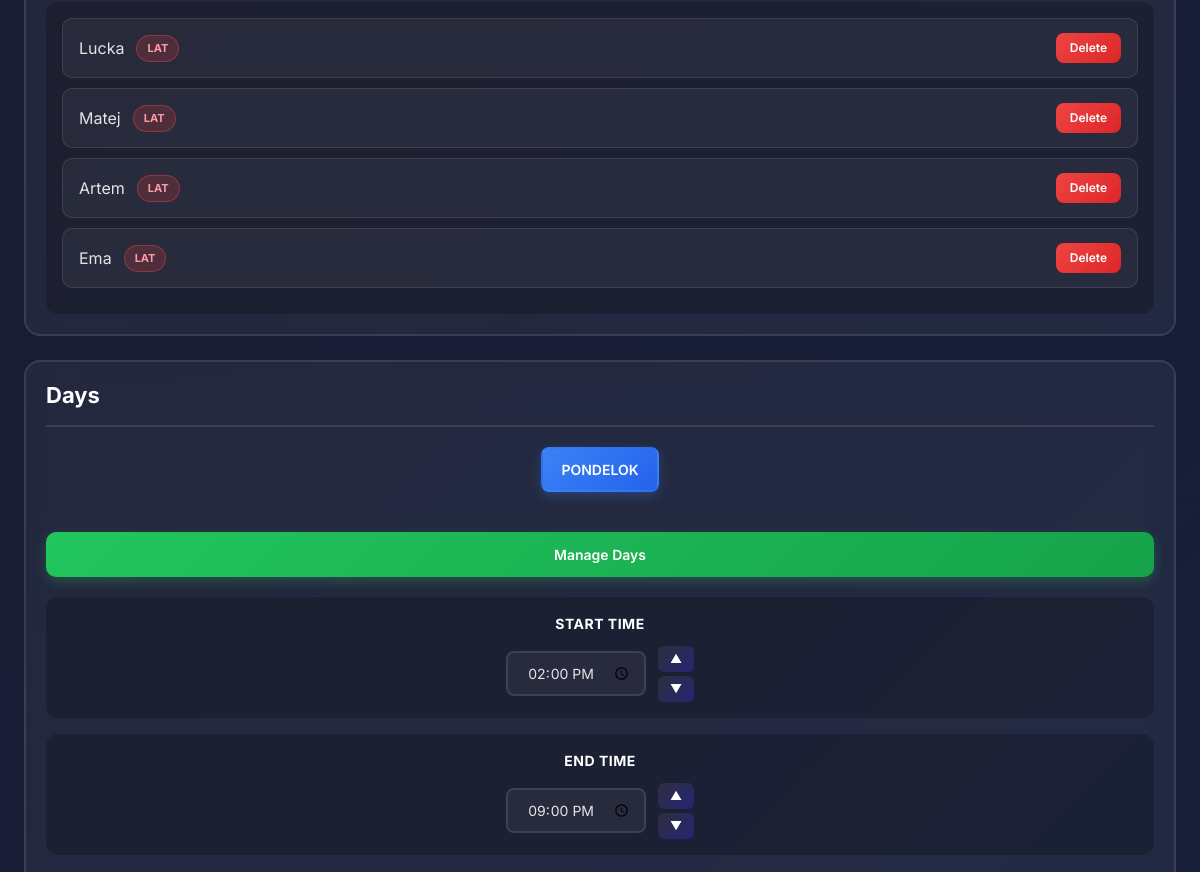
Page /club/16/ (signed in, middle part) on the earlier database version.
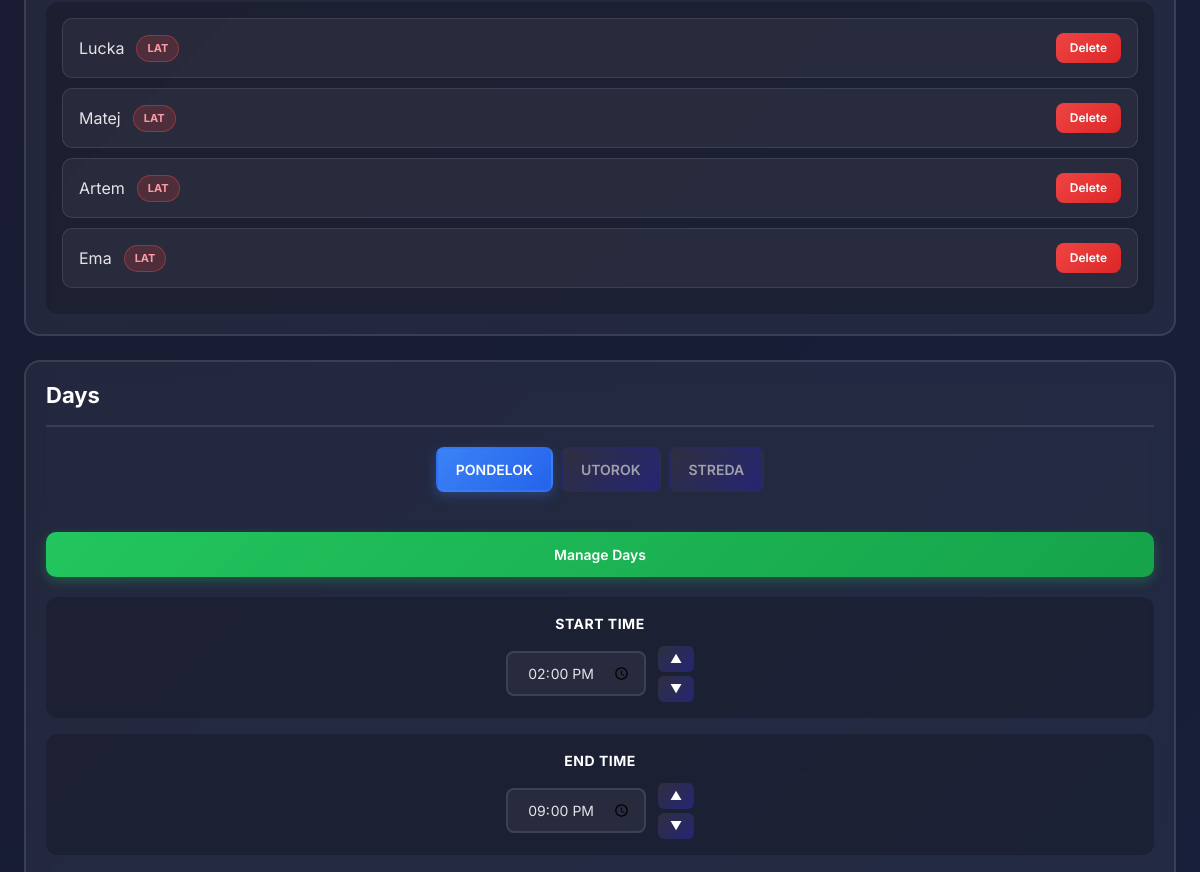
Same page on the later database version.
### main/models.py (models this page shows, shortened)
class Trainer(models.Model):
    club = models.ForeignKey(Club, on_delete=models.CASCADE, related_name='trainer', null=True, blank=True)
    user = models.ForeignKey(User, on_delete=models.CASCADE, related_name='trainer')
    name = models.CharField(max_length = 200)
    group_lesson = models.ManyToManyField('GroupLesson', related_name='trainer', blank=True)
    start_time = models.TimeField()
    end_time = models.TimeField()
    focus = models.CharField(max_length=10, default="S&L")

class Day(models.Model):
    club = models.ForeignKey(Club, on_delete=models.CASCADE, related_name="day", blank=True, null=True)
    user = models.ForeignKey(User, on_delete=models.CASCADE, related_name='day')
    name = models.CharField(max_length=200)
    couples = models.ManyToManyField('Couple', related_name='days', blank=True)
    start_time = models.TimeField(default=time(8,0))
    end_time = models.TimeField(default=time(21,0))
    trainers = models.ManyToManyField('Trainer', related_name='day', blank=True)

### main/views.py (the view)
# urls.py: path('', views.couples_groups, name='home'),
@login_required
def couples_groups(request, club_id):
    trainers = request.user.trainer.all() # get all trainers from database
    groups = request.user.owned_groups.all()
    days = request.user.day.all()
    club = get_object_or_404(Club, id=club_id, club_owner=request.user)
    return render(request, 'calendar_view.html', {'groups':groups, 'trainers':trainers, 'days':days, 'club':club})

### main/templatetags/availability_tags.py (called while the page is built)
@register.filter
def trainer_start_for_day(day, trainer):
    try:
        availability = TrainerDayAvailability.objects.get(day=day, trainer=trainer)
        return availability.start_time
    except TrainerDayAvailability.DoesNotExist:
        return day.start_time

@register.filter
def trainer_end_for_day(day, trainer):
    try:
        availability = TrainerDayAvailability.objects.get(day=day, trainer=trainer)
        return availability.end_time
    except TrainerDayAvailability.DoesNotExist:
        return day.end_time

### main/templates/calendar_view.html (shortened to what the changed rows need)
<!DOCTYPE html>
{% load availability_tags %}
<html lang="en">
<head>
    <link href="https://cdn.jsdelivr.net/npm/bootstrap@5.3.0/dist/css/bootstrap.min.css" rel="stylesheet">
</head>
<body>
    <div class="main-container">
        <div class="left-section">
            <div class="panel">
                <div class="couples-list" style="margin-top: 20px;">
                    {% for trainer in trainers %}
                    <div class="couple-item">
                        <div>
                            <span class="editable-trainer" contenteditable="true"
                                  data-trainer-id="{{ trainer.id }}"
                                  data-original="{{ trainer.name }}"
                                  data-club-id="{{club.id}}"
                                  title="Click to edit; Enter to save">{{ trainer.name }}</span>
                            {% if trainer.focus %}
                                {% if trainer.focus|upper == "STT" %}
                                    <span class="focus-badge focus-stt editable-trainer-focus"
                                          contenteditable="true"
                                          data-trainer-id="{{ trainer.id }}"
                                          data-club-id="{{club.id}}"
                                          data-original="{{ trainer.focus }}"
                                          title="Click to edit; Enter to save">{{ trainer.focus }}</span>
                                {% elif trainer.focus|upper == "LAT" %}
                                    <span class="focus-badge focus-lat editable-trainer-focus"
                                          contenteditable="true"
                                          data-trainer-id="{{ trainer.id }}"
                                          data-club-id="{{club.id}}"
                                          data-original="{{ trainer.focus }}"
                                          title="Click to edit; Enter to save">{{ trainer.focus }}</span>
                                {% endif %}
                            {% endif %}
                        </div>
                        <form method="POST" action="{% url 'delete_trainer' trainer_id=trainer.id club_id=club.id%}" style="margin: 0;">
                            <button type="submit" class="btn-delete">Delete</button>
                        </form>
                    </div>
                    {% empty %}
                    <p style="color: #71717a; text-align: center; padding: 20px;">No Trainers Added</p>
                    {% endfor %}
                </div>
            </div>
        </div>
        <div class="right-section">
            <div class="panel">
                <h2>Days</h2>
                <nav aria-label="Day Navigation">
                    <ul class="nav">
                        {% for day in days %}
                        <li class="nav-item">
                            <a class="nav-link {% if forloop.first %}active{% endif %}"
                               data-day-id="{{ day.id }}"
                               id="tab-day-{{ day.id }}">{{ day.name }}</a>
                        </li>
                        {% empty %}
                        <li class="nav-item">
                            <span class="nav-link">No Days</span>
                        </li>
                        {% endfor %}
                    </ul>
                </nav>
                {% for day in days %}
                <div class="day-content {% if forloop.first %}active{% endif %}" id="day-{{ day.id }}">
                    <div class="time-window">
                        <div class="time-block">
                            <p class="time-title">Start Time</p>
                            <div class="time-input-wrap">
                                <input type="time"
                                       id="start-{{ day.id }}"
                                       name="start_time"
                                       data-day-id="{{ day.id }}"
                                       data-club-id="{{ club.id }}"
                                       value="{{ day.start_time|time:'H:i' }}"
                                       step="900">
                                <div class="time-buttons">
                                    <button type="button" data-club-id="{{club.id}}" class="btn btn-sm btn-primary time-step" data-target="start-{{ day.id }}" data-delta="15">▲</button>
                                    <button type="button" data-club-id="{{club.id}}" class="btn btn-sm btn-primary time-step" data-target="start-{{ day.id }}" data-delta="-15">▼</button>
                                </div>
                            </div>
                        </div>
                        <div class="time-block">
                            <p class="time-title">End Time</p>
                            <div class="time-input-wrap">
                                <input type="time"
                                       id="end-{{ day.id }}"
                                       data-day-id="{{ day.id }}"
                                       data-club-id="{{ club.id }}"
                                       name="end_time"
                                       value="{{ day.end_time|time:'H:i' }}"
                                       step="900">
                                <div class="time-buttons">
                                    <button type="button" data-club-id="{{club.id}}" class="btn btn-sm btn-primary time-step" data-target="end-{{ day.id }}" data-delta="15">▲</button>
                                    <button type="button" data-club-id="{{club.id}}" class="btn btn-sm btn-primary time-step" data-target="end-{{ day.id }}" data-delta="-15">▼</button>
                                </div>
                            </div>
                        </div>
                    </div>
                </div>
                {% endfor %}
            </div>
        </div>
    </div>
</body>
</html>

Differences in the rows shown:
added Day: name "UTOROK", shown under "Days"
added Day: name "STREDA", shown under "Days"
